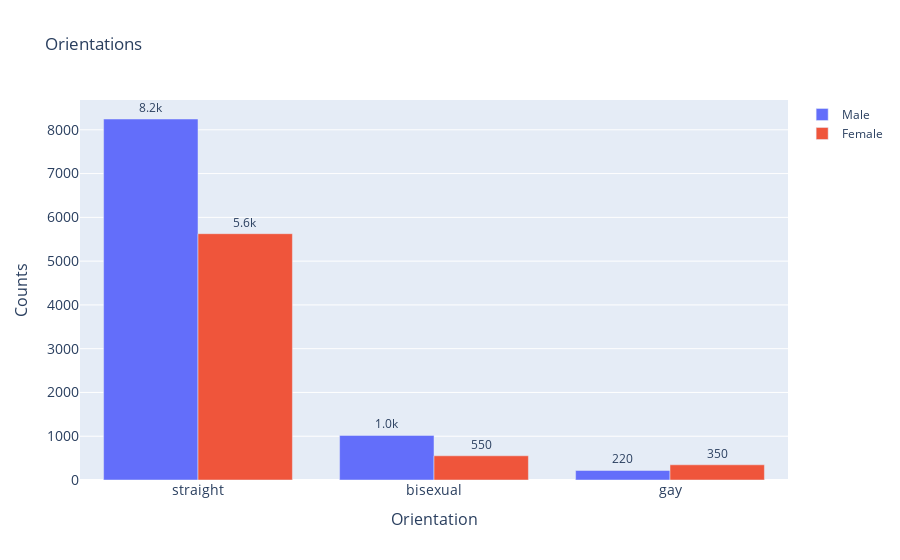

The code cell stored with this chart in its notebook:
### Code cell
orientations = ['straight', 'bisexual', 'gay']
fig = go.Figure(data=[
    go.Bar(name='Male', 
           x=orientations, 
           y=male_df['orientation'].value_counts().values, 
           text=male_df['orientation'].value_counts().values),
    go.Bar(name='Female', 
           x=orientations, 
           y=female_df['orientation'].value_counts().values,
           text=female_df['orientation'].value_counts().values)
])

fig.update_layout(barmode='group',
    title='Orientations',
    #xaxis_tickfont_size=14,
    yaxis=dict(title='Counts',
               titlefont_size=16,
               tickfont_size=14),
    xaxis=dict(title='Orientation',
               titlefont_size=16,
               tickfont_size=14))
fig.update_traces(texttemplate='%{text:.2s}', textposition='outside')
fig.show()

### Figure 1 — Plotly figure (JSON) as saved in the notebook; plotly's stock layout.template omitted (floating-point values rounded to 4 significant figures)
{"data": [{"name": "Male", "text": [8247, 1019, 218], "textposition": "outside", "texttemplate": "%{text:.2s}", "type": "bar", "x": ["straight", "bisexual", "gay"], "y": [8247, 1019, 218]}, {"name": "Female", "text": [5627, 553, 347], "textposition": "outside", "texttemplate": "%{text:.2s}", "type": "bar", "x": ["straight", "bisexual", "gay"], "y": [5627, 553, 347]}], "layout": {"barmode": "group", "title": {"text": "Orientations"}, "xaxis": {"tickfont": {"size": 14}, "title": {"font": {"size": 16}, "text": "Orientation"}}, "yaxis": {"tickfont": {"size": 14}, "title": {"font": {"size": 16}, "text": "Counts"}}}}
